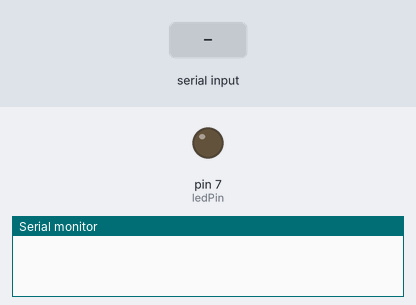
This sketch was run on a simulated Arduino Uno, built with avr-gcc and run on an emulated ATmega328P. Parts: output pins drawn as LEDs (lit = HIGH), the last lines printed to the serial monitor. The inputs (shaded band) are chosen by the test bench.

Above: at 1.2 s.
1.3 s: "1" received over Serial
At 2.3 s:
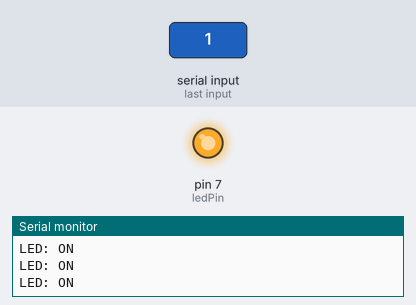
2.8 s: "0" received over Serial
At 4.0 s:
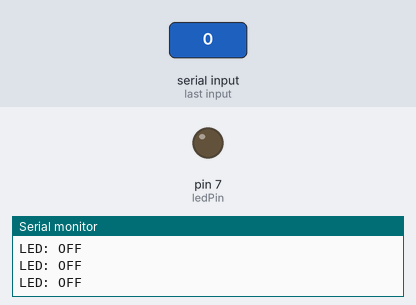
Timing chart, 0 to 5.8 s (numbered marks = the images above; inputs shaded):
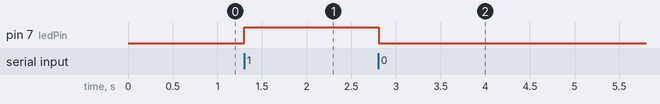

The sketch:

BT.ino
```cpp
#define ledPin 7
#include<SoftwareSerial.h>
SoftwareSerial mySerial(0,1);//RX,TX
int state = 0;
void setup() {
  pinMode(ledPin, OUTPUT);
  digitalWrite(ledPin, LOW);
  Serial.begin(9600); // Default communication rate of the Bluetooth module
}
void loop() {
  if(Serial.available() > 0){ // Checks whether data is comming from the serial port
    state = Serial.read(); // Reads the data from the serial port
 }
 if (state == '0') {
  digitalWrite(ledPin, LOW); // Turn LED OFF
  Serial.println("LED: OFF"); // Send back, to the phone, the String "LED: ON"
 }
 else if (state=='1') {
  digitalWrite(ledPin, HIGH);
  Serial.println("LED: ON");
 }
}
```

Measured:
- after the input at 1.3 s, pin 7 (ledPin): LOW → HIGH at once
- after the input at 2.8 s, pin 7 (ledPin): HIGH → LOW at once
